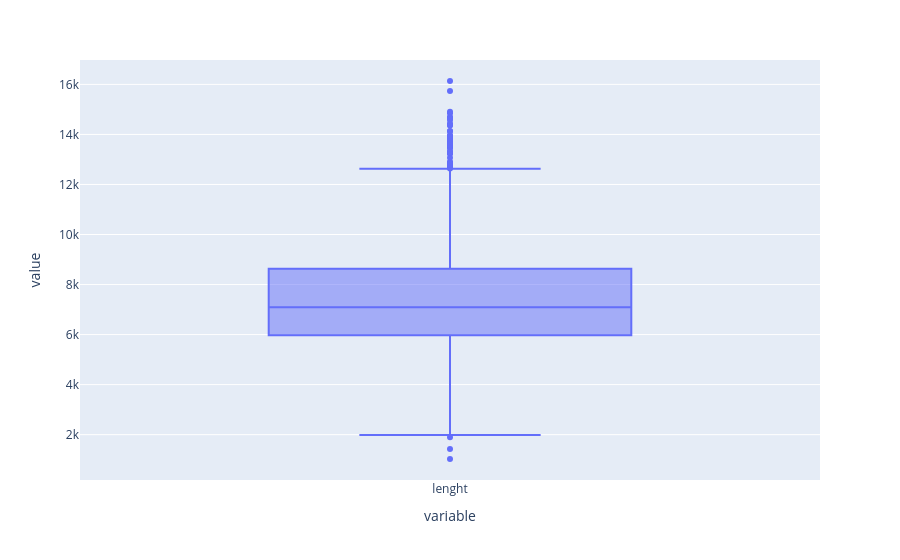

The notebook cell this image was saved under:
### Markdown cell above
4. **Visualisation de la distribution de la longueur des vols :**

### Code cell
import plotly.express as px

px.box(ddf_lenghts.lenght)

### Figure 1 — Plotly figure (JSON) as saved in the notebook; plotly's stock layout.template omitted (floating-point values rounded to 4 significant figures; data arrays with more than 128 entries replaced by an {"elided": "..."} marker saying what was removed)
{"data": [{"alignmentgroup": "True", "hovertemplate": "variable=%{x}<br>value=%{y}<extra></extra>", "legendgroup": "", "marker": {"color": "#636efa"}, "name": "", "notched": false, "offsetgroup": "", "orientation": "v", "showlegend": false, "type": "box", "x": {"elided": "3005 str values"}, "x0": " ", "xaxis": "x", "y": {"elided": "3005 int values"}, "y0": " ", "yaxis": "y"}], "layout": {"boxmode": "group", "legend": {"tracegroupgap": 0}, "margin": {"t": 60}, "xaxis": {"anchor": "y", "domain": [0, 1], "title": {"text": "variable"}}, "yaxis": {"anchor": "x", "domain": [0, 1], "title": {"text": "value"}}}}
